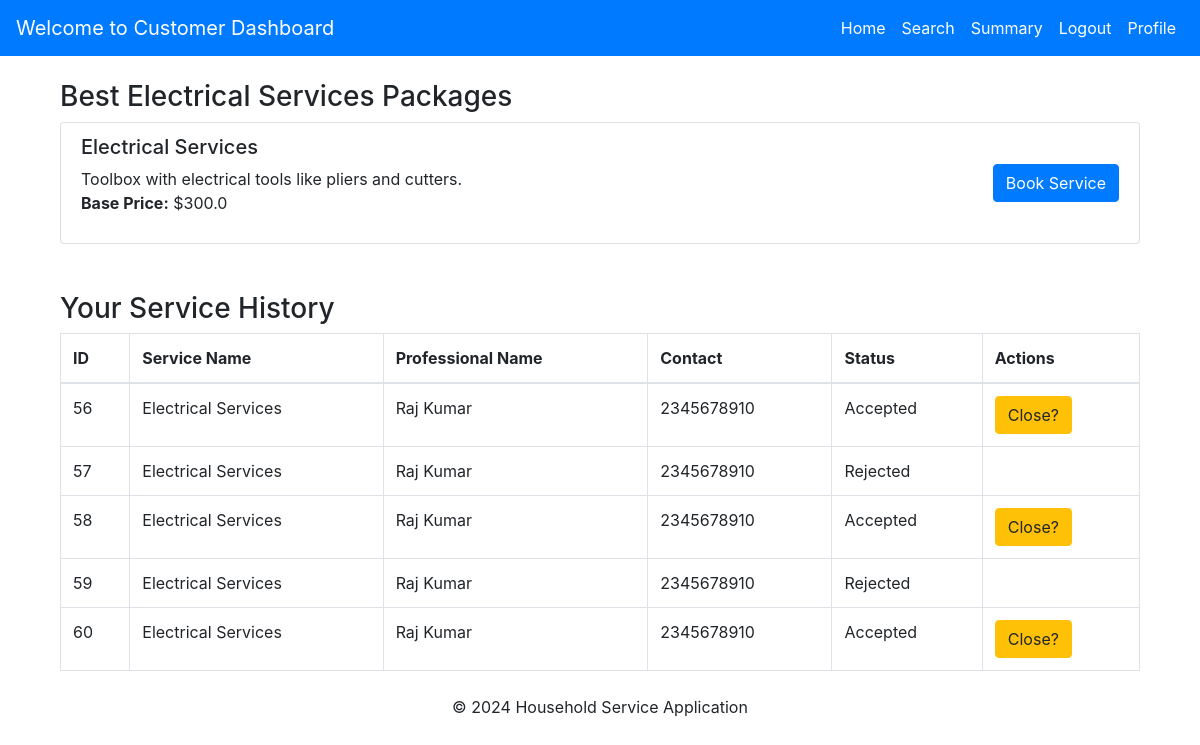
The page /customer/subcategory/5 (signed in) on the database as committed earlier.
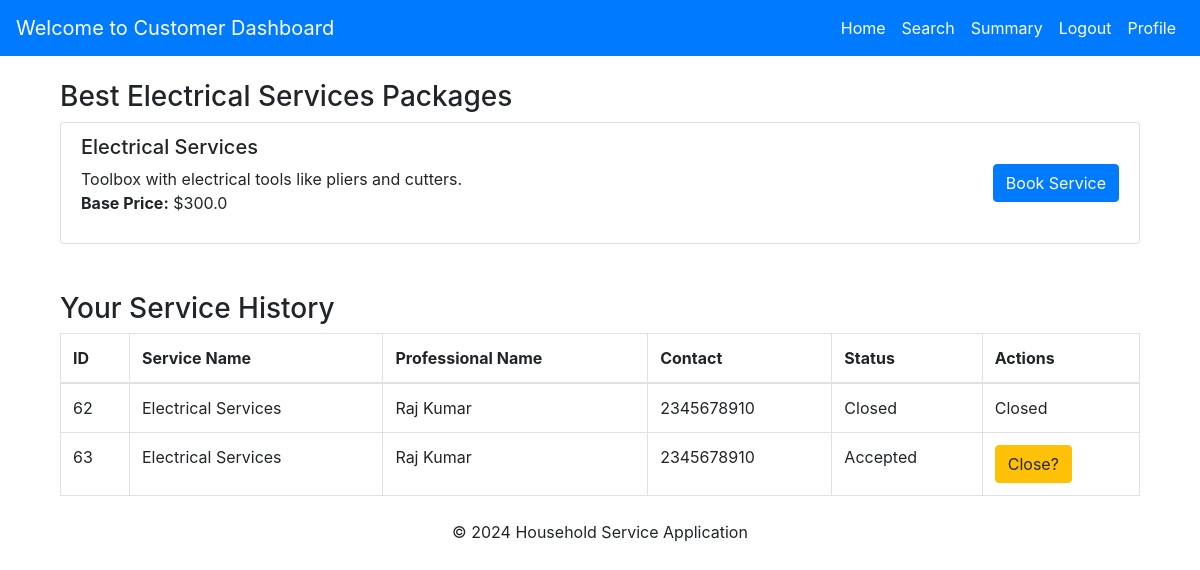
The same page on the database as committed later.
### models.py (models this page shows, shortened)
class Service(db.Model):
    __tablename__ = 'service'
    service_id = db.Column(db.Integer, primary_key=True, autoincrement=True, nullable=False)
    user_id = db.Column(db.Integer, db.ForeignKey('users.user_id'), default=1, nullable=True)
    prof_id = db.Column(db.Integer, db.ForeignKey('service_professionals.prof_id'), default=1, nullable=True)
    name = db.Column(db.String(100), nullable=True)
    new_service_name = db.Column(db.String(100), nullable=True)
    description = db.Column(db.Text, nullable=True)
    base_price = db.Column(db.Float, nullable=False)
    date_created = db.Column(db.DateTime, default=datetime.utcnow)
    image = db.Column(db.String(255), nullable=True)

class ServiceRequest(db.Model):
    __tablename__ = 'service_requests'
    req_id = db.Column(db.Integer, primary_key=True, autoincrement=True, nullable=False)
    user_id = db.Column(db.Integer, db.ForeignKey('users.user_id'), nullable=True)
    service_id = db.Column(db.Integer, db.ForeignKey('service.service_id'), nullable=True)
    prof_id = db.Column(db.Integer, db.ForeignKey('service_professionals.prof_id'), nullable=True)
    status = db.Column(db.String(20), default='Requested', nullable=False)
    rating = db.Column(db.Integer)
    remarks = db.Column(db.String(255))
    requested_date = db.Column(db.DateTime, default=datetime.utcnow, nullable=False)
    close_date = db.Column(db.DateTime, default=datetime.utcnow, nullable=False)
    service = db.relationship('Service', backref='requests')
    professional = db.relationship('ServiceProfessional', backref='requests')

class ServiceProfessional(UserMixin, db.Model):
    __tablename__ = 'service_professionals'
    prof_id = db.Column(db.Integer, primary_key=True, autoincrement=True, nullable=False)  # Auto-increment primary key
    username = db.Column(db.String(255), unique=True, nullable=False)  # Unique username
    password = db.Column(db.String(200), nullable=False)  # Store hashed password
    prof_name = db.Column(db.String(250), nullable=False)  # Name of the professional
    service_type = db.Column(db.String(100), nullable=False)  # Type of service offered
    experience = db.Column(db.String(100), nullable=False)  # Years of experience
    address = db.Column(db.Text, nullable=False)  # Address
    contact = db.Column(db.String(15), nullable=False)  # Contact number
    pincode = db.Column(db.String(10), nullable=False)  # Pincode/ZIP code
    date_created = db.Column(db.DateTime, default=func.now(), nullable=False)  # Automatically set to current timestamp
    status = db.Column(db.Text, default=ProfessionalStatus.PENDING, nullable=False)  # Status stored as text
    role = db.Column(db.String(50), default='service_professional', nullable=False)
    service_requests = db.relationship('ServiceRequest', backref='service_professionals', lazy=True)

### customer_routes.py (the view, shortened to what this page needs)
@customer_bp.route('/subcategory/<int:service_id>', methods=['GET'])
def subcategory(service_id):
    service = Service.query.get(service_id)
    if not service:
        flash("Service not found!", "error")
        return redirect(url_for('customer.dashboard'))
    user_id = session.get('user_id')  # Get logged-in user's ID
    if not user_id:
        flash("You need to log in to access this page.", "danger")
        return redirect(url_for('main.login'))  # Redirect to login page
    services = Service.query.filter(Service.service_id == service_id).all()
    service_history = ServiceRequest.query.filter_by(service_id=service_id, user_id=user_id).all()
    return render_template(
        'user_panel/subcategory.html',
        service=service,
        services=services,
        service_history=service_history
    )

### templates/user_panel/subcategory.html (shortened to what this page needs)
{% extends 'user_panel/base.html' %}
{% block content %}
<div class="container">
    <section class="services mt-4">
        <h3>Best {{ service.name }} Packages</h3>
        <div class="list-group">
            {% for service in services %}
            <div class="list-group-item d-flex justify-content-between align-items-center">
                <div>
                    <h5>{{ service.name }}</h5>
                    <p>{{ service.description }}<br>
                    <strong>Base Price:</strong> ${{ service.base_price }}</p>
                </div>
                <a href="{{ url_for('customer.subcategory', service_id=service.service_id, action='book_service') }}"
                   class="btn btn-primary">Book Service</a>
            </div>
            {% endfor %}
        </div>
    </section>
    <section class="service-history mt-5">
        <h3>Your Service History</h3>
        <table class="table table-bordered">
            <thead>
                <tr>
                    <th>ID</th>
                    <th>Service Name</th>
                    <th>Professional Name</th>
                    <th>Contact</th>
                    <th>Status</th>
                    <th>Actions</th>
                </tr>
            </thead>
            <tbody>
                {% for service_request in service_history %}
                    <tr>
                        <td>{{ service_request.req_id }}</td>
                        <td>{{ service_request.service.name }}</td>
                        <td>{{ service_request.service_professionals.prof_name if service_request.service_professionals else 'N/A' }}</td>
                        <td>{{ service_request.service_professionals.contact if service_request.service_professionals else 'N/A' }}</td>
                        <td>{{ service_request.status }}</td>
                        <td>
                            {% if service_request.status == 'Closed' %}
                                Closed
                            {% elif service_request.status == 'Requested' %}
                                Requested
                            {% elif service_request.status == 'Accepted' %}
                                <a href="{{ url_for('customer.service_feedback', request_id=service_request.req_id) }}" class="btn btn-warning">Close?</a>
                            {% endif %}
                        </td>
                    </tr>
                {% endfor %}
            </tbody>
        </table>
    </section>
</div>
{% endblock %}

Rows that differ between the two databases and show on the page:
removed ServiceRequest: req_id "56", service.name "Electrical Services", service_professionals "Raj Kumar", service_professionals "2345678910", status "Accepted"
removed ServiceRequest: req_id "57", service.name "Electrical Services", service_professionals "Raj Kumar", service_professionals "2345678910", status "Rejected"
removed ServiceRequest: req_id "58", service.name "Electrical Services", service_professionals "Raj Kumar", service_professionals "2345678910", status "Accepted"
removed ServiceRequest: req_id "59", service.name "Electrical Services", service_professionals "Raj Kumar", service_professionals "2345678910", status "Rejected"
removed ServiceRequest: req_id "60", service.name "Electrical Services", service_professionals "Raj Kumar", service_professionals "2345678910", status "Accepted"
added ServiceRequest: req_id "62", service.name "Electrical Services", service_professionals "Raj Kumar", service_professionals "2345678910", status "Closed"
added ServiceRequest: req_id "63", service.name "Electrical Services", service_professionals "Raj Kumar", service_professionals "2345678910", status "Accepted"
